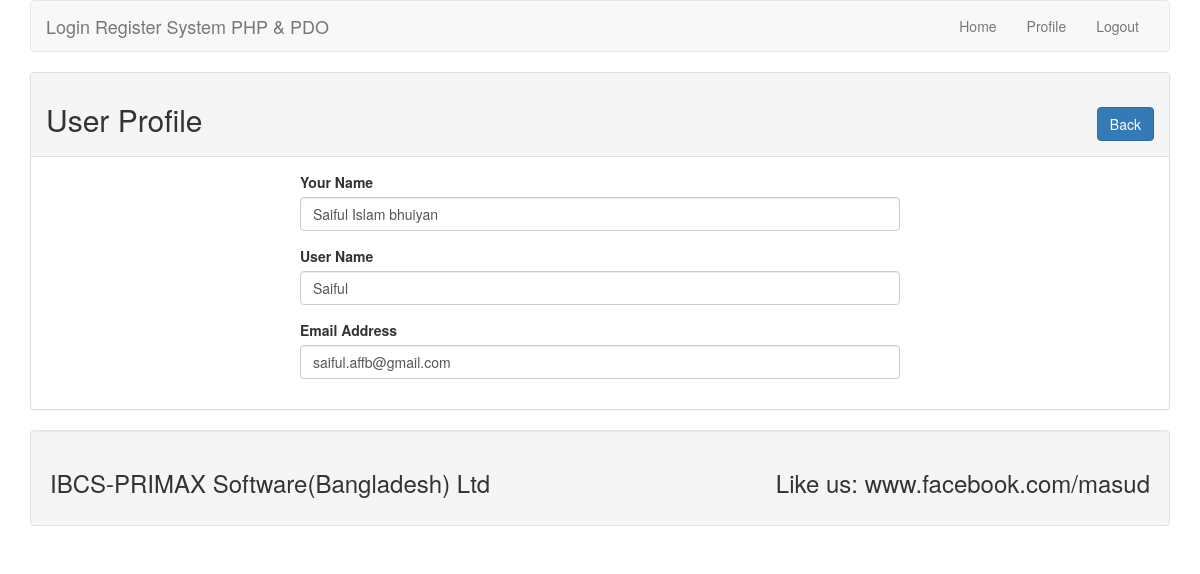
The app's page /profile.php?id=10 (signed in) with its own data.
### tables this page shows
CREATE TABLE `lr_user` (
  `id` int(11) NOT NULL,
  `name` varchar(255) DEFAULT NULL,
  `username` varchar(255) DEFAULT NULL,
  `email` varchar(255) DEFAULT NULL,
  `password` varchar(255) DEFAULT NULL
);

### lib/User.php (called while the page is built, shortened)
<?php
include'Database.php';
class User{
		private $db;
		public function __construct(){
			$this->db= new Database();
		}
		public function getUserById($id) {
			$sql = "SELECT * FROM lr_user WHERE id = :id LIMIT 1";
			$query =$this->db->pdo->prepare($sql);
			$query->bindValue(':id',$id);
			$query->execute();
			$result =$query->fetch(PDO::FETCH_OBJ);
			return $result;
		}
	}
?>

### lib/Database.php (called while the page is built)
<?php
	class Database{
		private $hostdb = "localhost";
		private $userdb = "root";
		private $passdb = "";
		private $namedb = "lr";
			public $pdo;
	public function __construct(){
	if (!isset($this->pdo)) {
	try {
	$link = new PDO("mysql:host=".$this->hostdb.";
		dbname=".$this->namedb,$this->userdb,$this->passdb);
	$link->setAttribute(PDO::ATTR_ERRMODE,PDO::ERRMODE_EXCEPTION);
	$link-> exec("SET CHARACTER SET utf8");
	$this->pdo =$link;
	}catch (PDOException $e) {
	die("Failed to connect with Database ".$e->getMessage());
				}
			}
		}
	}
?>

### profile.php (the view, shortened to what this page needs)
<?php
	include 'inc/header.php';
	include 'lib/User.php';
 ?>
<?php
	if (isset($_GET['id'])) {
		$userid = (int)$_GET['id'];
	}
	$user = new User();
?>
				<div class="panel panel-default">
					<div class="panel-heading">
						<h2>User Profile<span class="pull-right"><a class="btn btn-primary" href="index.php">Back</a></span></h2>
					</div>
					<div class="panel-body">
					<div style="max-width:600px; margin: 0 auto">
					<?php
						$userdata = $user->getUserById($userid);
						if ($userdata) { ?>
						<form action="" method="POST">
							<div class="form-group">
								<label for="name">Your Name</label>
								<input type="text" id="name" name="name" class="form-control" value="<?php echo $userdata->name; ?>" />
							</div>
							<div class="form-group">
								<label for="username">User Name</label>
								<input type="text" id="username" name="username" class="form-control" value="<?php echo $userdata->username; ?>" />
							</div>
							<div class="form-group">
								<label for="email">Email Address</label>
								<input type="text" id="email" name="email" class="form-control" value="<?php echo $userdata->email; ?>"/>
							</div>
						</form>
						<?php } ?>
						</div>
					</div>
				</div>
<?php
	include 'inc/footer.php';
 ?>

### records on screen
lr_user: name "Saiful Islam bhuiyan", username "Saiful", email "saiful.affb@gmail.com"
